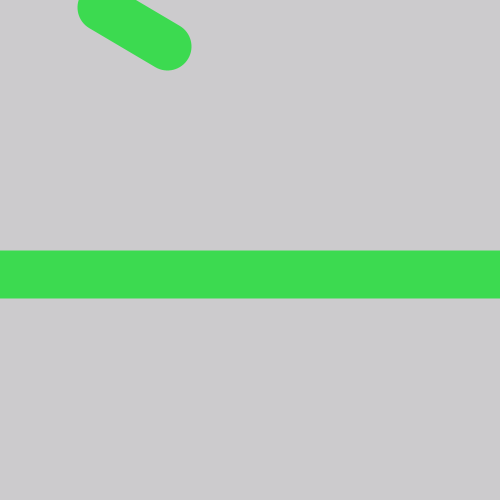
Frame 1 (no input)
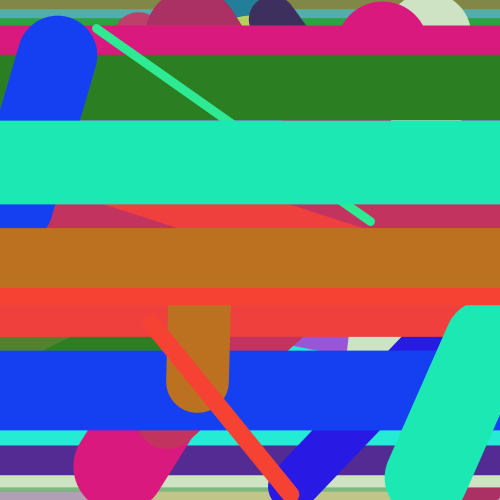
Frame 60 (the mouse pressed at the canvas centre just before this capture)
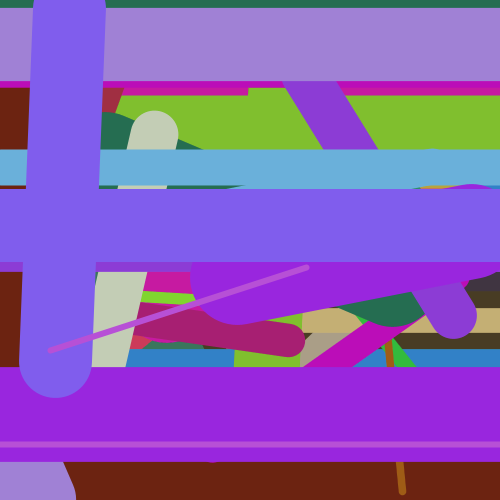
Frame 120 (the mouse held since frame 60 and released just before this capture)

The Processing sketch that drew these frames (run headless with seeded random() and noise(); from frame 60 on, the mouse is pressed at the canvas centre):

// Processing sketch: randLines2
// ── randLines2.pde

void setup() {
  smooth();
  size(500,500);
  frameRate(25);
}
color c,b;
void draw() {

  b = color(random(255),random(255),random(255));
  c = color(random(255),random(255),random(255));
  //background(0);
  fill(b,3);
  noStroke();
  rect(0,0,width,height);
  stroke(c);
  strokeWeight(random(4,100));
  float y = random(height);
  line(0,y, width ,y);
  line(random(width),random(height),random(width),random(height));
}
